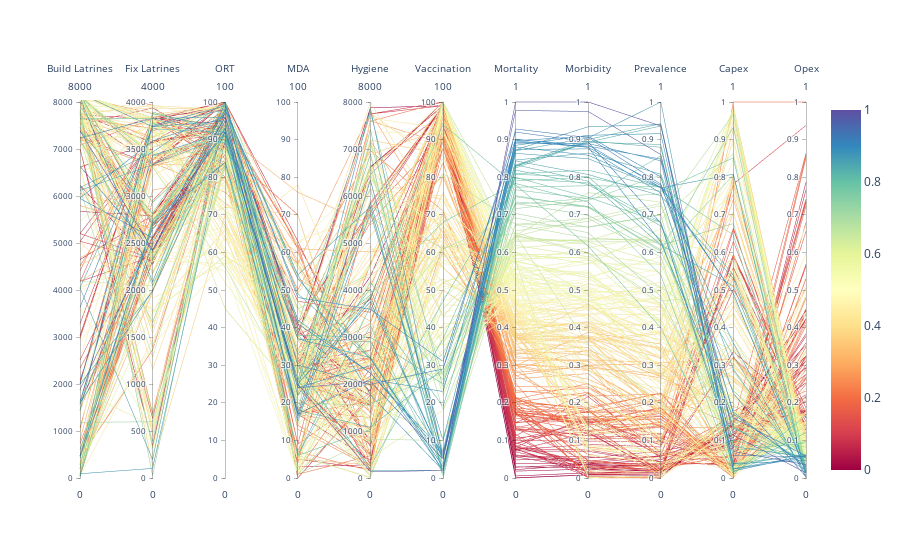

Notebook source saved alongside this figure:
### Markdown cell above
#### Additional: Interactive graph for testing

### Code cell
import plotly.graph_objects as go

fig = go.Figure(data=
    go.Parcoords(
        line =  dict(color = levers_and_regret['Mortality'],
                     colorscale = 'spectral',
                     showscale = True,),
#                     reversescale=True,
#                      cmin = 0,
#                      cmax = 100),
        dimensions = list([
            dict(range = [0,8000],
                 label = "Build Latrines", values = levers_and_regret['Number of new latrines to build']),
            dict(range = [0,4000],
                 label = 'Fix Latrines', values = levers_and_regret['Number of latrines to maintain']),
            dict(range = [0,100],
                 label = 'ORT', values = levers_and_regret['% ORT availability']),
            dict(range = [0,100],
                 label = 'MDA', 
                 values = levers_and_regret['% Youth given MDA']),           
            dict(range = [0,8000],
                 label = 'Hygiene', 
                 values = levers_and_regret['Handwashing stations to build']),
            dict(range = [0,100],
                 label = 'Vaccination', 
                 values = levers_and_regret['% Infants vaccinated']),
            dict(range = [0,1],
#                  constraintrange = [0,0.3],
                 label = 'Mortality', values = levers_and_regret['Mortality']),
            dict(range = [0,1],
#                  constraintrange = [0,0.3],
                 label = 'Morbidity', values = levers_and_regret['Morbidity']),
            dict(range = [0,1],
                 label = 'Prevalence', values = levers_and_regret['Timeliness']),
            dict(range = [0,1],
                 label = 'Capex', values = levers_and_regret['CapEx']),
            dict(range = [0,1],
#                 constraintrange = [0,0.3],
                 label = 'Opex', values = levers_and_regret['OpEx']),
        ]), tickfont = dict(size=8)
    ))
#
fig.show()

### Figure 1 — Plotly figure (JSON) as saved in the notebook; plotly's stock layout.template omitted (floating-point values rounded to 4 significant figures; data arrays with more than 128 entries replaced by an {"elided": "..."} marker saying what was removed)
{"data": [{"dimensions": [{"label": "Build Latrines", "range": [0, 8000], "values": {"elided": "277 int values"}}, {"label": "Fix Latrines", "range": [0, 4000], "values": {"elided": "277 int values"}}, {"label": "ORT", "range": [0, 100], "values": {"elided": "277 int values"}}, {"label": "MDA", "range": [0, 100], "values": {"elided": "277 int values"}}, {"label": "Hygiene", "range": [0, 8000], "values": {"elided": "277 int values"}}, {"label": "Vaccination", "range": [0, 100], "values": {"elided": "277 int values"}}, {"label": "Mortality", "range": [0, 1], "values": {"elided": "277 float values"}}, {"label": "Morbidity", "range": [0, 1], "values": {"elided": "277 float values"}}, {"label": "Prevalence", "range": [0, 1], "values": {"elided": "277 float values"}}, {"label": "Capex", "range": [0, 1], "values": {"elided": "277 float values"}}, {"label": "Opex", "range": [0, 1], "values": {"elided": "277 float values"}}], "line": {"color": {"elided": "277 float values"}, "colorscale": [[0, "rgb(158,1,66)"], [0.1, "rgb(213,62,79)"], [0.2, "rgb(244,109,67)"], [0.3, "rgb(253,174,97)"], [0.4, "rgb(254,224,139)"], [0.5, "rgb(255,255,191)"], [0.6, "rgb(230,245,152)"], [0.7, "rgb(171,221,164)"], [0.8, "rgb(102,194,165)"], [0.9, "rgb(50,136,189)"], [1, "rgb(94,79,162)"]], "showscale": true}, "tickfont": {"size": 8}, "type": "parcoords"}], "layout": {}}
